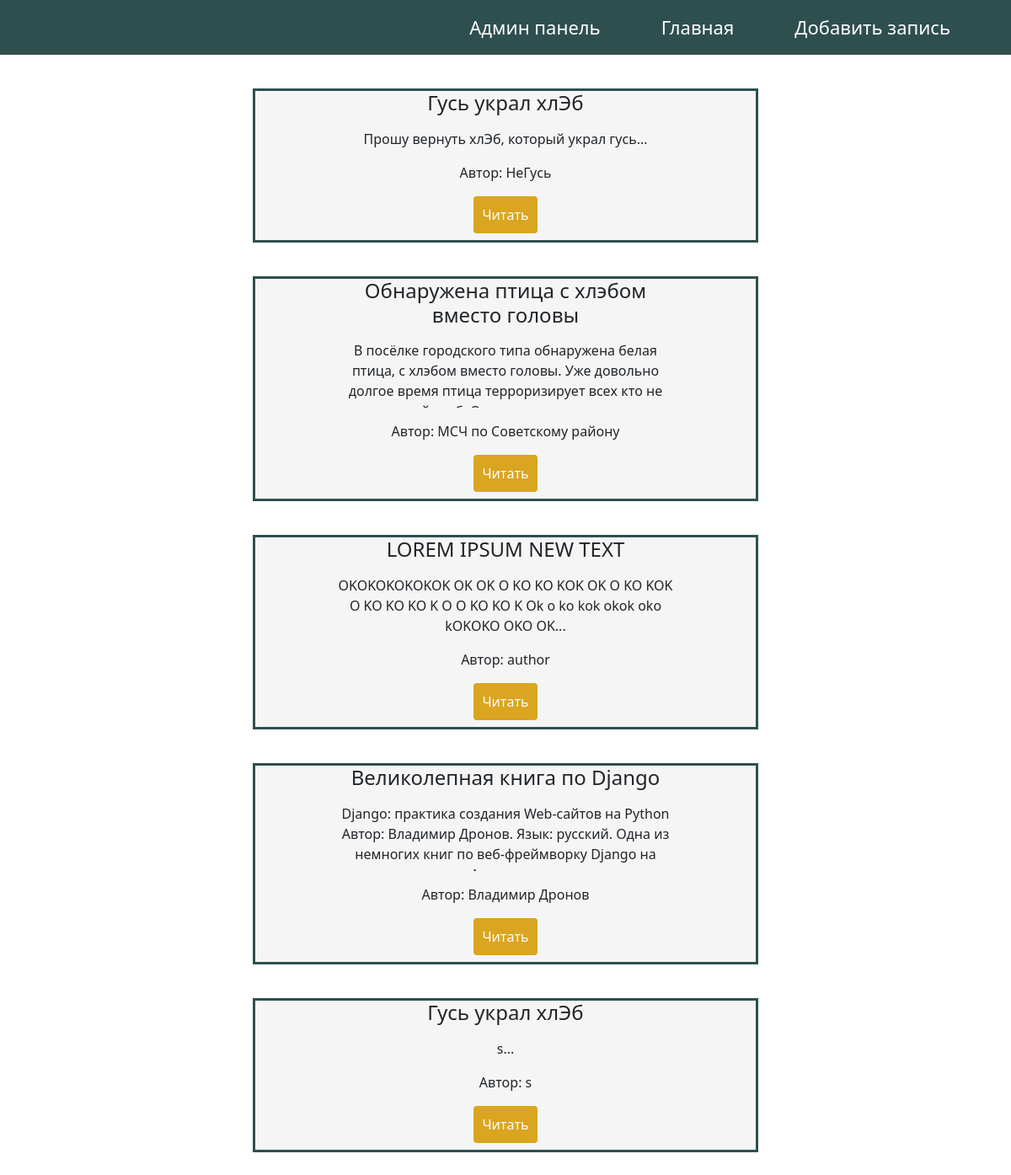
The page / on the database its author committed.
### blog/models.py (models this page shows, shortened)
class Pin(models.Model):
    tittle = models.CharField('Заголовочек', max_length=52)
    subTitle = models.TextField('Текст')
    author = models.CharField('Имя автора', max_length=250)
    date = models.DateField('Дата поста')
    class Meta:
        verbose_name = 'Запись'
        verbose_name_plural = 'Записи'

### blog/views.py (the view)
# urls.py: urlpatterns = [path('', views.PostView.as_view(), name='home'),
class PostView(View):
    def get(self, request):
        posts = Pin.objects.all()
        return render(request, 'blog/index.html', {'post_list': posts})

### templates/blog/index.html
{% extends 'blog/base.html' %}
{% block content%}
<main class="container">
	{% for post in post_list %}
	<article class="note">
		<h4>{{ post.tittle }}</h4>
		<p class="notes">{{ post.subTitle}}...</p>
		<p class="notes">Автор:  {{ post.author }}</p>
		<a class="button" href="{{ post.id }}">Читать</a>
	</article>
	{% endfor %}
</main>
{% endblock%}

### blog/static/css/style.css (style rules this page uses)
* { box-sizing: border-box; padding: 0; margin: 0; }
body { font-family: 'Montserrat', sans-serif; box-sizing: border-box; }
.container { display: flex; flex-direction: column; align-items: center; margin-bottom: 4vh; }
.note { margin-top: 5vh; min-width: 50vw; display: flex; flex-direction: column; align-items: center; border: 3px solid darkslategray; background-color: whitesmoke; }
h4 { font-size: 140%; margin: 1vh 0 0 0; width: 370px; overflow-wrap: break-word; text-align: center; }
.notes { margin: 1vh 0 1vh 0; width: 400px; overflow-wrap: break-word; text-align: center; max-height: 10vh; overflow: hidden; text-overflow: ellipsis; }
.button { text-decoration: none; background-color: goldenrod; color: white; padding: 10px; border-radius: 4px; margin-top: 1vh; margin-bottom: 1vh; }

### rows shown on the page
Pin: tittle "Гусь украл хлЭб", subTitle "Прошу вернуть хлЭб, который украл гусь", author "НеГусь"
Pin: tittle "Обнаружена птица с хлэбом вместо головы", subTitle "В посёлке городского типа обнаружена белая птица, с хлэбом вместо головы. Уже довольно долгое время птица терроризирует всех кто не…", author "МСЧ по Советскому району"
Pin: tittle "LOREM IPSUM NEW TEXT", subTitle "OKOKOKOKOKOK OK OK O KO KO KOK OK O KO KOK O KO KO KO K O O KO KO K Ok o ko kok okok oko kOKOKO OKO OK", author "author"
Pin: tittle "Великолепная книга по Django", subTitle "Django: практика создания Web-сайтов на Python Автор: Владимир Дронов. Язык: русский. Одна из немногих книг по веб-фреймворку Django на…", author "Владимир Дронов"
Pin: tittle "Гусь украл хлЭб", subTitle "s", author "s"
